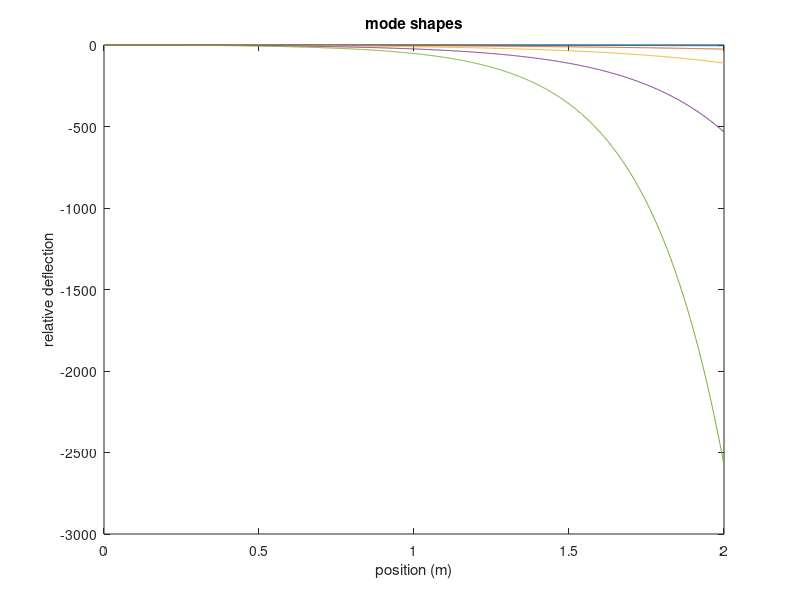
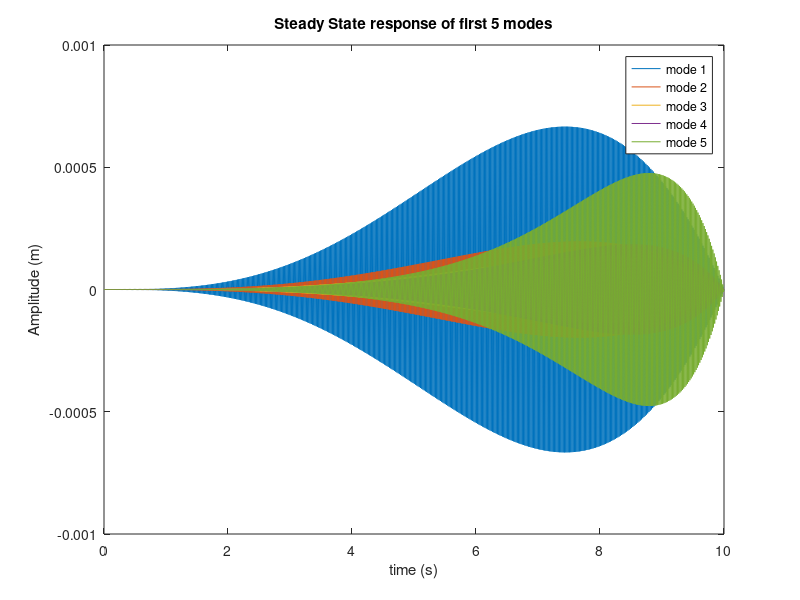

Recreate these plots in MATLAB, in order.
%% MAE6257 HW10
%Randy Schur

%% Problem 3
clear
clc
close all
spd = 100*pi;
rho = 7870;
E = 200*10^9;
b = .01;
h =.01;
A = b*h;
I = b*h^3/12;
l =2;
zeta = .05;
f0 = 5500;
x = linspace(0, l, 1000);
for j=1:5
   beta = j*pi/(2*l);
   c2 = (sin(beta*l)+sinh(beta*l))/(cos(beta*l) + cosh(beta*l));
   c3 = -1;
   c4 = -c2;
   w(j) = sqrt((j*pi)^4/(2*l)^4*E*I/(rho*A));
   phi(j,:) = sin(beta*x)+c2*cos(beta*x)+c3*sinh(beta*x) + c4*cosh(beta*x);
end
% a
natural_frequencies = w %natural frequencies
plot(x, phi)
title('mode shapes')
xlabel('position (m)')
ylabel('relative deflection')
% b
t = linspace(0, 10, 1000);
for j=1:5
   s = 1i*w(j);
   G = spd/(s^2 + spd^2)*1/(s^2 +2*zeta*w(j)*s+w(j)^2);
   mag = abs(G);
   ang = angle(G);
   a(j,:) = mag*cos(spd*t + ang);
end
defl = a.*phi;
figure
plot(t, defl)
title('Steady State response of first 5 modes')
legend('mode 1', 'mode 2', 'mode 3', 'mode 4', 'mode 5')
xlabel('time (s)')
ylabel('Amplitude (m)')
